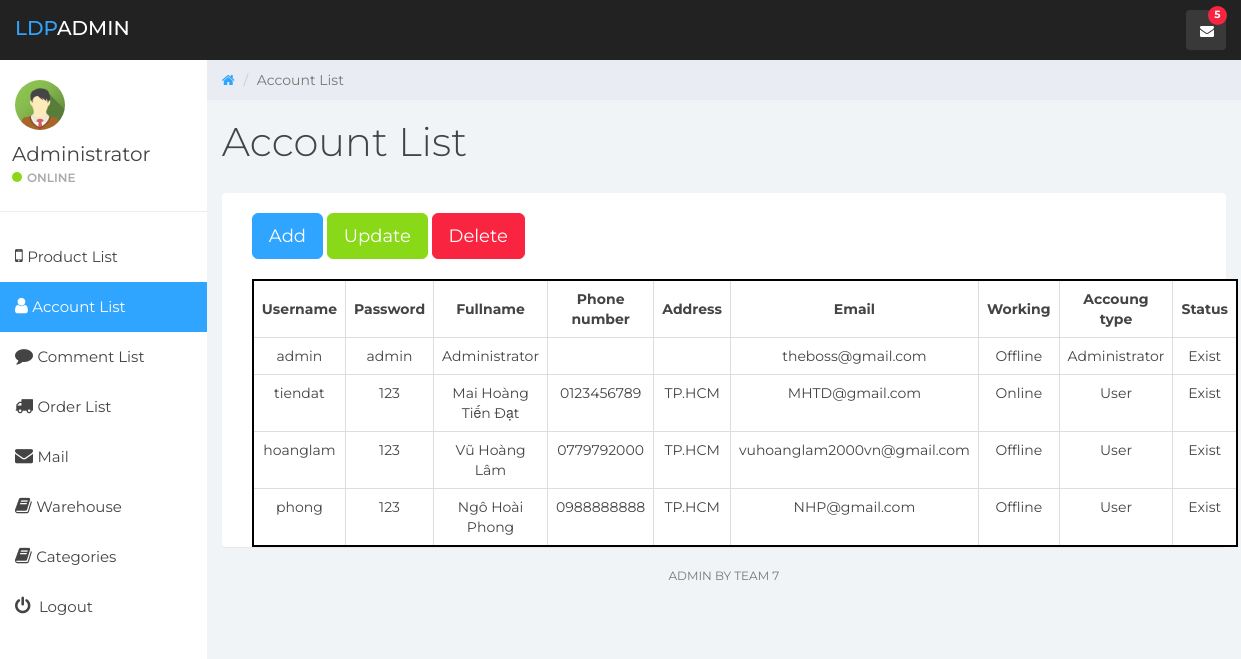
The app's page /Admin/account.php with its own data.
### tables this page shows
CREATE TABLE IF NOT EXISTS `taikhoan` (
  `username` char(50) NOT NULL,
  `password` char(50) NOT NULL,
  `fullname` varchar(100) NOT NULL,
  `sdt` char(10) NOT NULL,
  `diachi` varchar(200) NOT NULL,
  `email` char(100) NOT NULL,
  `hoatdong` int(1) NOT NULL,
  `loaiTK` int(1) DEFAULT NULL,
  `trangthai` int(11) NOT NULL,
  PRIMARY KEY (`username`)
);

### Admin/account.php (called while the page is built, shortened)
<?php
	$level = "";
	$level_2 = '../';
	include($level."layout.php");
 ?>

### Admin/DB.php (called while the page is built, shortened)
<?php
	class DP {
		private static function connect_DB() {
			$host = 'localhost';
			$dbname = 'webbanhang';
			$us = 'root';
			$pass = '';
			try {
				$conn = new PDO("mysql:host=$host;dbname=$dbname;charset=utf8mb4", $us, $pass,
				array(
					PDO::ATTR_ERRMODE => PDO::ERRMODE_EXCEPTION,
					PDO::ATTR_PERSISTENT => false,
					PDO::MYSQL_ATTR_INIT_COMMAND => "SET NAMES utf8mb4 COLLATE utf8mb4_unicode_ci"
					)
				);
				return $conn;
			}
			catch (PDOExecption $e) {
				echo '<script> alert("Error: '. $e->getMessage().'");</script>';
				return null;
			}
		}
		public static function run_query($query,$paras,$type) {
			try {
				$con = DP::connect_DB();
				$h = $con->prepare($query);
				$h->execute();
				switch($type)
				{
					case 2: $result = $h->fetchAll(); break;
				}
				return $result;
			} catch (PDOException $e) {
				echo '<script>alert("'.$e->getMessage().'");</script>';
			}
		}
	}
?>

### Admin/content/account_data.php (called while the page is built)
<?php
	include('DB.php');
	$Account_list = DP::run_query("SELECT * FROM taikhoan ORDER BY loaiTK",[],2);
	$AdminName = DP::run_query("SELECT * FROM taikhoan WHERE loaiTK = '1'",[],2);
 ?>

### Admin/DB1.php (called while the page is built, shortened)
<?php
	class DB {
		private static function connect_DB() {
			$host = 'localhost';
			$dbname = 'webbanhang';
			$us = 'root';
			$pass = '';
			try {
				$conn = new PDO("mysql:host=$host;dbname=$dbname;charset=utf8mb4", $us, $pass,
				array(
					PDO::ATTR_ERRMODE => PDO::ERRMODE_EXCEPTION,
					PDO::ATTR_PERSISTENT => false,
					PDO::MYSQL_ATTR_INIT_COMMAND => "SET NAMES utf8mb4 COLLATE utf8mb4_unicode_ci"
					)
				);
				return $conn;
			}
			catch (PDOExecption $e) {
				echo '<script> alert("Error: '. $e->getMessage().'");</script>';
				return null;
			}
		}
		public static function run_query($query,$paras,$type) {
			try {
				$con = DB::connect_DB();
				$h = $con->prepare($query);
				$h->execute();
				switch($type)
				{
					case 2: $result = $h->fetchAll(); break;
				}
				return $result;
			} catch (PDOException $e) {
				echo '<script>alert("'.$e->getMessage().'");</script>';
			}
		}
	}
?>

### Admin/content/mail_data1.php (called while the page is built)
<?php
	include($level.'DB1.php');
	$mail=DB::run_query("SELECT * FROM `mail`order by STT desc",[],2);
?>

### Admin/content/account_list.php (the view, shortened to what this page needs)
<div class="row">
	<div class="col-lg-12">
		<h1 class="page-header">Account List</h1>
	</div>
</div>
<div class="panel panel-container">
	<div class='btn-group-lg' style='margin: 0px 0px 20px 30px'>
		<button type="button" class="btn btn-primary" data-toggle="modal" data-target="#Add">Add</button>
		<button type="button" class="btn btn-success" data-toggle="modal" data-target="#Update">Update</button>
		<button type="button" class="btn btn-danger" data-toggle="modal" data-target="#Delete">Delete</button>
	</div>
	<table class='table table-bordered' style='width: 95%; border: 2px solid black; margin-left: 30px;'>
		<thead>
			<tr>
				<th>Username</th>
				<th>Password</th>
				<th>Fullname</th>
				<th>Phone number</th>
				<th>Address</th>
				<th>Email</th>
				<th>Working</th>
				<th>Accoung type</th>
				<th>Status</th>
			</tr>
		</thead>
		<tbody>
			<?php
			foreach($Account_list as $key)
			{
				$username = $key['username'];
				$password = $key['password'];
				$fullname = $key['fullname'];
				$phone = $key['sdt'];
				$address = $key['diachi'];
				$email = $key['email'];
				$working = "Offline"; $acctype = "Administrator"; $status = "Cancelled";
				if($key['hoatdong'] == 1)
					$working = "Online";
				if($key['loaiTK'] == 2)
					$acctype = "User";
				if($key['trangthai'] == 1)
					$status = "Exist";
			?>
				<tr>
					<td><?php echo $username;?></td>
					<td><?php echo $password;?></td>
					<td><?php echo $fullname;?></td>
					<td><?php echo $phone; ?></td>
					<td><?php echo $address ?></td>
					<td><?php echo $email;	 ?></td>
					<td><?php echo $working;?></td>
					<td><?php echo $acctype;?></td>
					<td><?php echo $status; ?></td>
				</tr>
			<?php
			}
			?>
		</tbody>
	</table>
</div>

### Admin/content/account_sidebar.php (shortened to what this page needs)
<div id="sidebar-collapse" class="col-sm-3 col-lg-2 sidebar">
		<div class="profile-sidebar">
			<div class="profile-userpic">
				<img src="<?php echo $level_2.IMG.'img_avatar2.png';?>" style='border-radius:50%; width:50px,height:50px'>
			</div>
			<div class="profile-usertitle">
				<div class="profile-usertitle-name"><?php echo $AdminName[0]['fullname']; ?></div>
				<div class="profile-usertitle-status"><span class="indicator label-success"></span>Online</div>
			</div>
		</div>
		<ul class="nav menu">
			<li><a href="index.php"><em class="fa fa-mobile-phone icon">&nbsp;</em>Product List</a></li>
			<li class='active'><a href="account.php"><em class="fa fa-user icon">&nbsp;</em>Account List</a></li>
			<li><a href="comment.php"><em class="fa fa-comment icon">&nbsp;</em>Comment List</a></li>
			<li><a href="order.php"><em class="fa fa-truck icon">&nbsp;</em>Order List</a></li>
			<li><a href="mail.php"><em class="fa fa-envelope icon">&nbsp;</em>Mail</a></li>
			<li><a href="warehouse.php"><em class="fa fa-book icon">&nbsp;</em>Warehouse</a></li>
			<li><a href="categories.php"><em class="fa fa-book icon">&nbsp;</em>Categories</a></li>
			<li><a href="<?php echo $level_2.'content/logout.php' ?>"><em class="fa fa-power-off icon">&nbsp;</em> Logout</a></li>
		</ul>
	</div>
	<div class="col-sm-9 col-sm-offset-3 col-lg-10 col-lg-offset-2 main">
		<div class="row">
			<ol class="breadcrumb">
				<li><a href="#">
					<em class="fa fa-home"></em>
				</a></li>
				<li class="active">Account List</li>
			</ol>
		</div>

### Admin/css/styles.css (style rules this page uses)
body { background: #f1f4f7; padding-top: 60px; font-size: 14px; color: #444444; font-family: "Montserrat", "Helvetica Neue", Helvetica, Arial, sans-serif; }
a, a:hover, a:focus { color: #30a5ff; }
h1, h2, h3, h4, h5, h6 { color: #444444; }
h1 { font-weight: 300; font-size: 40px; }
.btn-primary, .btn-primary:hover, .btn-primary:focus, .btn-primary:active, .btn-primary.active, .open > .dropdown-toggle.btn-primary, .btn-primary.disabled, .btn-primary[disabled], fieldset[disabled] .btn-primary, .btn-primary.disabled:hover, .btn-primary[disabled]:hover, fieldset[disabled] .btn-primary:hover, .btn-primary.disabled:focus, .btn-primary[disabled]:focus, fieldset[disabled] .btn-primary:focus, .btn-primary.disabled:active, .btn-primary[disabled]:active, fieldset[disabled] .btn-primary:active, .btn-primary.disabled.active, .btn-primary[disabled].active, fieldset[disabled] .btn-primary.active { background-color: #30a5ff; border-color: #30a5ff; }
.btn-success, .btn-success:hover, .btn-success:focus, .btn-success:active, .btn-success.active, .open > .dropdown-toggle.btn-success, .btn-success.disabled, .btn-success[disabled], fieldset[disabled] .btn-success, .btn-success.disabled:hover, .btn-success[disabled]:hover, fieldset[disabled] .btn-success:hover, .btn-success.disabled:focus, .btn-success[disabled]:focus, fieldset[disabled] .btn-success:focus, .btn-success.disabled:active, .btn-success[disabled]:active, fieldset[disabled] .btn-success:active, .btn-success.disabled.active, .btn-success[disabled].active, fieldset[disabled] .btn-success.active { background-color: #8ad919; border-color: #8ad919; }
.btn-danger, .btn-danger:hover, .btn-danger:focus, .btn-danger:active, .btn-danger.active, .open > .dropdown-toggle.btn-danger, .btn-danger.disabled, .btn-danger[disabled], fieldset[disabled] .btn-danger, .btn-danger.disabled:hover, .btn-danger[disabled]:hover, fieldset[disabled] .btn-danger:hover, .btn-danger.disabled:focus, .btn-danger[disabled]:focus, fieldset[disabled] .btn-danger:focus, .btn-danger.disabled:active, .btn-danger[disabled]:active, fieldset[disabled] .btn-danger:active, .btn-danger.disabled.active, .btn-danger[disabled].active, fieldset[disabled] .btn-danger.active { background-color: #f9243f; border-color: #f9243f; }
.label-success { background-color: #8ad919; }
.panel { border: 0; }
.panel-container { padding-top: 20px; }
.sidebar { display: block; padding: 0; display: none; box-shadow: none; background: #fff; }
.sidebar ul { margin: 20px 0px; }
@media (min-width: 768px) { .sidebar { display: block; position: fixed; top: 60px; bottom: 0; left: 0; z-index: 1000; display: block; margin: 0; padding: 0; overflow-x: hidden; overflow-y: auto; } }
.sidebar ul.nav .active a, .sidebar ul.nav li.parent a.active, .sidebar ul.nav .active > a:hover, .sidebar ul.nav li.parent a.active:hover, .sidebar ul.nav .active > a:focus, .sidebar ul.nav li.parent a.active:focus { color: #fff; background-color: #30a5ff; }
.sidebar ul.nav li a { height: 50px; font-size: 15px; line-height: 2em; color: #444444; }
.profile-sidebar { padding: 10px 0; border-bottom: 1px solid #e9ecf2; }
.indicator { width: 10px; height: 10px; display: inline-block; border-radius: 9999px; margin-right: 5px; }
.profile-userpic img { float: left; margin: 10px 0px 0px 15px; width: 50px; height: 50px; border-radius: 9999px !important; }
.profile-usertitle { float: left; text-align: left; margin: 10px 0 0 12px; }
.profile-usertitle-name { font-size: 20px; margin-bottom: 0px; }
.profile-usertitle-status { text-transform: uppercase; color: #AAA; font-size: 12px; font-weight: 600; margin-bottom: 15px; }
.breadcrumb { border-radius: 0; padding: 10px 15px 10px 15px; background: #e9ecf2; margin: 0; }
h1.page-header { margin-top: 20px; border-bottom: 0; }
.table { background: #fff; }
.table > thead > tr > th { border-bottom: 1px solid #e6e7e8; vertical-align: middle; height: 50px; }

### Admin/content/account_sidebar.php (style rules this page uses)
.icon { font-size:18px; }

### Admin/content/account_list.php (style rules this page uses)
th, td { text-align: center; vertical-align: middle; }

### records on screen
taikhoan: fullname "Administrator", username "admin", password "admin", email "theboss@gmail.com", working "Offline", acctype "Administrator", trangthai "Exist"
taikhoan: username "tiendat", password "123", fullname "Mai Hoàng Tiến Đạt", sdt "0123456789", diachi "TP.HCM", email "MHTD@gmail.com", hoatdong "Online", loaiTK "User", trangthai "Exist"
taikhoan: username "hoanglam", password "123", fullname "Vũ Hoàng Lâm", sdt "0779792000", diachi "TP.HCM", email "vuhoanglam2000vn@gmail.com", working "Offline", loaiTK "User", trangthai "Exist"
taikhoan: username "phong", password "123", fullname "Ngô Hoài Phong", sdt "0988888888", diachi "TP.HCM", email "NHP@gmail.com", working "Offline", loaiTK "User", trangthai "Exist"

### other values on screen
$count "5"
